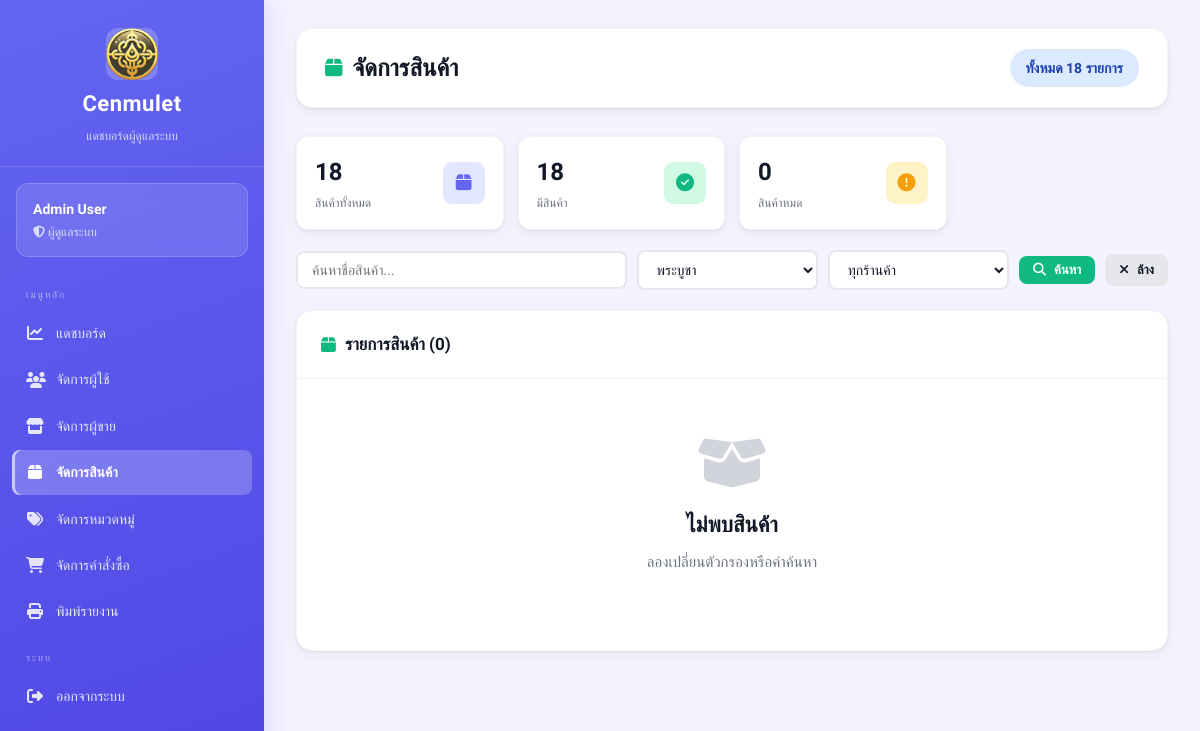
The app's page /views/admin/products.php?cat=6 (signed in), older data.
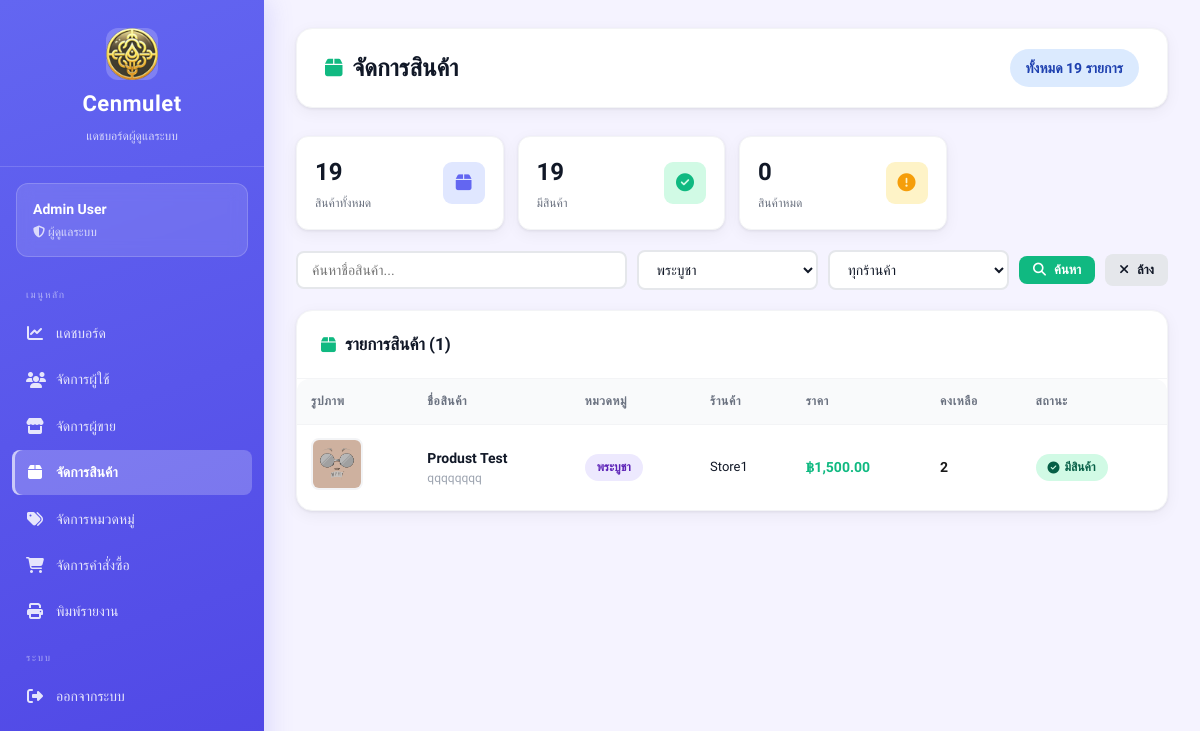
The same page, newer data.
### tables this page shows
CREATE TABLE amulets (
    id INTEGER PRIMARY KEY AUTOINCREMENT,
    amulet_name TEXT,
    source TEXT,
    quantity INTEGER,
    price REAL,
    image TEXT,
    sellerId INTEGER,
    categoryId INTEGER,
    FOREIGN KEY (sellerId) REFERENCES sellers(id),
    FOREIGN KEY (categoryId) REFERENCES categories(id)
);

CREATE TABLE categories (
    id INTEGER PRIMARY KEY AUTOINCREMENT,
    category_name TEXT
);

CREATE TABLE sellers (
    id INTEGER PRIMARY KEY AUTOINCREMENT,
    fullname TEXT,
    store_name TEXT,
    username TEXT UNIQUE,
    password TEXT,
    address TEXT,
    img_store TEXT,
    tel TEXT,
    pay_contax TEXT,
    id_per TEXT,
    img_per TEXT,

    status TEXT DEFAULT 'pending',
    reject_reason TEXT,
    reviewed_at DATETIME
, pay_bank TEXT);

### views/admin/products.php (the view, shortened to what the changed rows need)
<?php
require_once __DIR__ . "/../../config/db.php";
$cat_id   = (int)($_GET['cat']     ?? 0);
$conditions = [];
$params     = [];
if ($cat_id)   { $conditions[] = "a.categoryId = :cat";   $params[':cat'] = $cat_id; }
$where = $conditions ? "WHERE " . implode(" AND ", $conditions) : "";
$stmt = $db->prepare("
    SELECT a.*, c.category_name, s.store_name
    FROM amulets a
    LEFT JOIN categories c ON a.categoryId = c.id
    LEFT JOIN sellers s ON a.sellerId = s.id
    $where
    ORDER BY a.id DESC
");
$stmt->execute($params);
$products = $stmt->fetchAll(PDO::FETCH_ASSOC);
$total_products = $db->query("SELECT COUNT(*) FROM amulets")->fetchColumn();
$in_stock       = $db->query("SELECT COUNT(*) FROM amulets WHERE quantity > 0")->fetchColumn();
?>
<!DOCTYPE html>
<html lang="th">
<head>
    <link rel="stylesheet" href="/public/css/dashboard.css">
    <link rel="stylesheet" href="https://cdnjs.cloudflare.com/ajax/libs/font-awesome/6.5.1/css/all.min.css">
</head>
<body class="admin">
<div class="dashboard-container">
<?php include __DIR__ . '/_sidebar.php'; ?>
<main class="main-content">
    <div class="top-bar">
        <h1><i class="fa-solid fa-box"></i> จัดการสินค้า</h1>
        <span class="badge badge-info" style="font-size:14px;padding:8px 16px">
            ทั้งหมด <?php echo number_format($total_products); ?> รายการ
        </span>
    </div>
    <div class="stats-mini" style="margin-bottom:20px">
        <div class="stat-mini">
            <div><div class="stat-mini-value"><?php echo $total_products; ?></div><div class="stat-mini-label">สินค้าทั้งหมด</div></div>
        </div>
        <div class="stat-mini">
            <div><div class="stat-mini-value"><?php echo $in_stock; ?></div><div class="stat-mini-label">มีสินค้า</div></div>
        </div>
    </div>
    <div class="card">
        <div class="card-header">
            <h2><i class="fa-solid fa-box"></i> รายการสินค้า (<?php echo count($products); ?>)</h2>
        </div>
        <div class="table-wrapper">
        <?php if (count($products) > 0): ?>
        <table>
            <thead>
                <tr>
                    <th>รูปภาพ</th>
                    <th>ชื่อสินค้า</th>
                    <th>หมวดหมู่</th>
                    <th>ร้านค้า</th>
                    <th>ราคา</th>
                    <th>คงเหลือ</th>
                    <th>สถานะ</th>
                </tr>
            </thead>
            <tbody>
            <?php foreach ($products as $p): ?>
            <tr>
                <td>
                    <?php if (!empty($p['image'])): ?>
                    <img src="/uploads/amulets/<?php echo htmlspecialchars($p['image']); ?>"
                         class="product-img" alt="">
                    <?php else: ?>
                    <div class="no-image"><i class="fa-solid fa-image"></i></div>
                    <?php endif; ?>
                </td>
                <td>
                    <strong><?php echo htmlspecialchars($p['amulet_name']); ?></strong>
                    <?php if (!empty($p['source'])): ?>
                    <div style="font-size:12px;color:#9ca3af"><?php echo htmlspecialchars($p['source']); ?></div>
                    <?php endif; ?>
                </td>
                <td><span class="badge badge-purple"><?php echo htmlspecialchars($p['category_name'] ?? '-'); ?></span></td>
                <td>
                    <div style="font-size:13px;font-weight:500"><?php echo htmlspecialchars($p['store_name'] ?? '-'); ?></div>
                </td>
                <td><strong style="color:#10b981">฿<?php echo number_format($p['price'], 2); ?></strong></td>
                <td style="font-weight:600;color:<?php echo $p['quantity'] > 0 ? '#1a1a1a' : '#ef4444'; ?>">
                    <?php echo number_format($p['quantity']); ?>
                </td>
                <td>
                    <?php if ($p['quantity'] > 0): ?>
                    <span class="badge badge-success"><i class="fa-solid fa-circle-check"></i> มีสินค้า</span>
                    <?php else: ?>
                    <span class="badge badge-warning"><i class="fa-solid fa-circle-exclamation"></i> หมด</span>
                    <?php endif; ?>
                </td>
            </tr>
            <?php endforeach; ?>
            </tbody>
        </table>
        <?php else: ?>
        <div class="empty-state">
            <i class="fa-solid fa-box-open"></i>
            <h2>ไม่พบสินค้า</h2>
            <p>ลองเปลี่ยนตัวกรองหรือคำค้นหา</p>
        </div>
        <?php endif; ?>
        </div>
    </div>
</main>
</div>
</body>
</html>

Row changes from the older to the newer data that the page shows:
added amulets: image (picture), amulet_name "Produst Test", source "qqqqqqqq", categoryId.category_name "พระบูชา", sellerId.store_name "Store1", price "1,500.00", quantity "2", shows "มีสินค้า"
Text that changed along with them:
$total_products: "18" → "19"
$in_stock: "18" → "19"
count($products): "0" → "1"
text no longer shown: "ไม่พบสินค้า ลองเปลี่ยนตัวกรองหรือคำค้นหา"
text now shown: "รูปภาพ ชื่อสินค้า หมวดหมู่ ร้านค้า ราคา คงเหลือ สถานะ"
